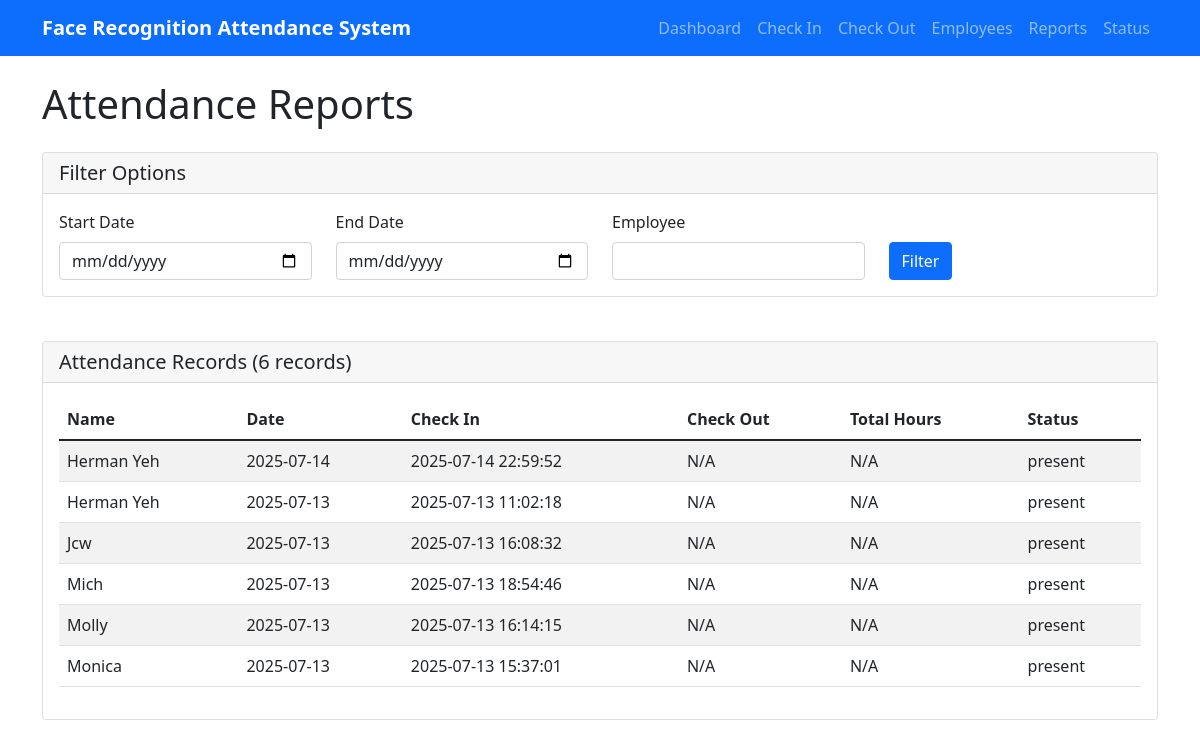
The page /reports on the database as committed earlier.
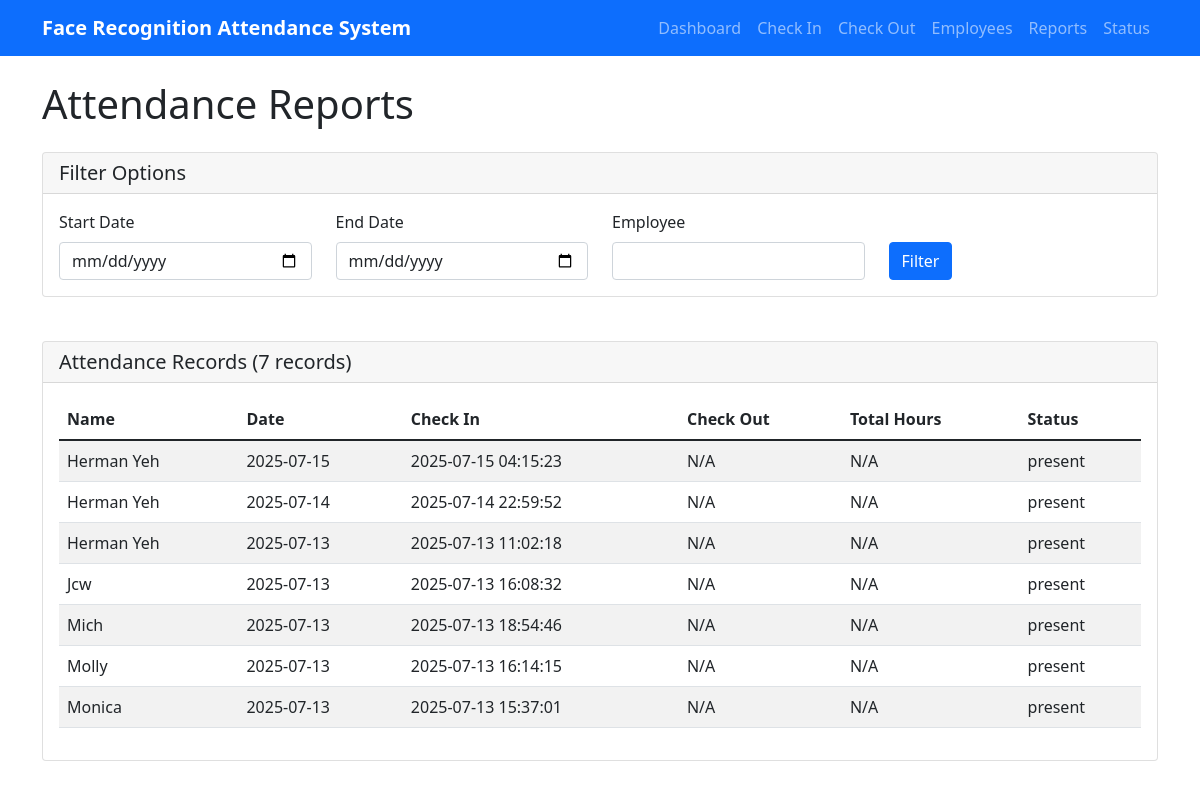
The same page on the database as committed later.
### tables this page shows
CREATE TABLE attendance (
                    id INTEGER PRIMARY KEY AUTOINCREMENT,
                    name TEXT NOT NULL,
                    date TEXT NOT NULL,
                    check_in_time TEXT,
                    check_out_time TEXT,
                    total_hours REAL,
                    status TEXT DEFAULT 'present',
                    created_at TIMESTAMP DEFAULT CURRENT_TIMESTAMP
                );

### attendance_web_server.py (the view)
@app.route('/reports')
def reports():
    db = get_db()
    start_date = request.args.get('start_date', '')
    end_date = request.args.get('end_date', '')
    employee = request.args.get('employee', '')
    records = db.get_attendance_report(
        start_date if start_date else None,
        end_date if end_date else None,
        employee if employee else None
    )
    return render_template('reports.html', records=records)

### attendance_web_server.py (called while the page is built)
def get_db():
    global db
    if db is None:
        db = AttendanceDatabase()
    return db

### templates/reports.html (shortened to what this page needs)
{% extends "base.html" %}
{% block content %}
<h1 class="mb-4">Attendance Reports</h1>
<div class="row mb-4">
    <div class="col-md-12">
        <div class="card">
            <div class="card-header">
                <h5 class="card-title mb-0">Filter Options</h5>
            </div>
            <div class="card-body">
                <form method="GET" class="row">
                    <div class="col-md-3">
                        <label for="start_date" class="form-label">Start Date</label>
                        <input type="date" class="form-control" id="start_date" name="start_date"
                               value="{{ request.args.get('start_date', '') }}">
                    </div>
                    <div class="col-md-3">
                        <label for="end_date" class="form-label">End Date</label>
                        <input type="date" class="form-control" id="end_date" name="end_date"
                               value="{{ request.args.get('end_date', '') }}">
                    </div>
                    <div class="col-md-3">
                        <label for="employee" class="form-label">Employee</label>
                        <input type="text" class="form-control" id="employee" name="employee"
                               value="{{ request.args.get('employee', '') }}">
                    </div>
                    <div class="col-md-3">
                        <label class="form-label">&nbsp;</label>
                        <button type="submit" class="btn btn-primary d-block">Filter</button>
                    </div>
                </form>
            </div>
        </div>
    </div>
</div>
<div class="card">
    <div class="card-header">
        <h5 class="card-title mb-0">Attendance Records ({{ records|length }} records)</h5>
    </div>
    <div class="card-body">
        {% if records %}
            <div class="table-responsive">
                <table class="table table-striped">
                    <thead>
                        <tr>
                            <th>Name</th>
                            <th>Date</th>
                            <th>Check In</th>
                            <th>Check Out</th>
                            <th>Total Hours</th>
                            <th>Status</th>
                        </tr>
                    </thead>
                    <tbody>
                        {% for record in records %}
                        <tr>
                            <td>{{ record.name }}</td>
                            <td>{{ record.date }}</td>
                            <td>{{ record.check_in_time or 'N/A' }}</td>
                            <td>{{ record.check_out_time or 'N/A' }}</td>
                            <td>{{ record.total_hours or 'N/A' }}</td>
                            <td>{{ record.status }}</td>
                        </tr>
                        {% endfor %}
                    </tbody>
                </table>
            </div>
        {% else %}
            <p>No records found.</p>
        {% endif %}
    </div>
</div>
{% endblock %}

### templates/base.html (shortened to what this page needs)
<!DOCTYPE html>
<html lang="en">
<head>
    <link href="https://cdn.jsdelivr.net/npm/bootstrap@5.1.3/dist/css/bootstrap.min.css" rel="stylesheet">
</head>
<body>
    <nav class="navbar navbar-expand-lg navbar-dark bg-primary">
        <div class="container">
            <a class="navbar-brand" href="/">Face Recognition Attendance System</a>
            <div class="navbar-nav">
                <a class="nav-link" href="/dashboard">Dashboard</a>
                <a class="nav-link" href="/check_in">Check In</a>
                <a class="nav-link" href="/check_out">Check Out</a>
                <a class="nav-link" href="/employees">Employees</a>
                <a class="nav-link" href="/reports">Reports</a>
                <a class="nav-link" href="/status">Status</a>
            </div>
        </div>
    </nav>
    <div class="container mt-4">
        {% block content %}{% endblock %}
    </div>
</body>
</html>

### templates/base.html (style rules this page uses)
.navbar-brand { font-weight: bold; }
.card { margin-bottom: 20px; }

Rows that differ between the two databases and show on the page:
added attendance: name "Herman Yeh", date "2025-07-15", check_in_time "2025-07-15 04:15:23", check_out_time "N/A", total_hours "N/A", status "present"
Other text that changed with them:
{{ records|length }}: "6" → "7"
